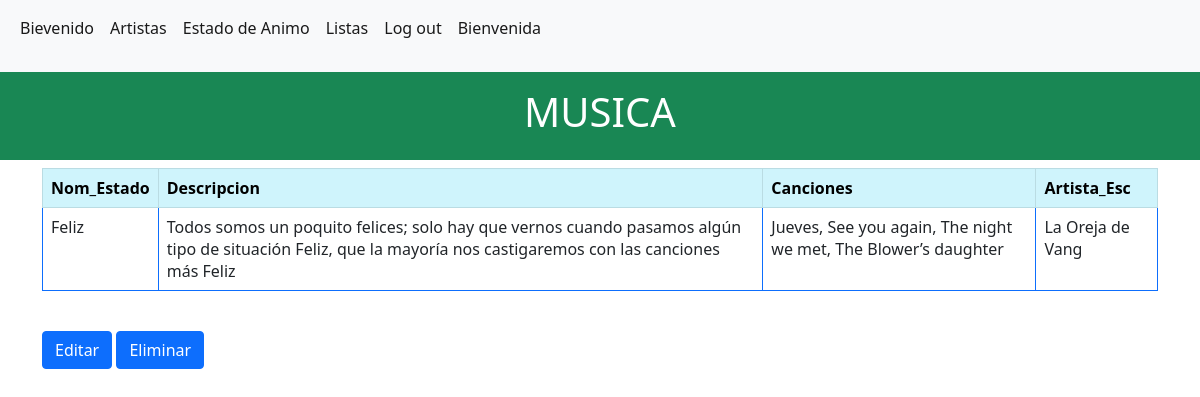
/musica/estado_animo/2 (signed in), run on the app's committed database.
### musica/models.py (models this page shows, shortened)
class EstadoAnimo(models.Model):
    Nom_Estado = models.CharField(max_length=10)
    Descripcion = models.TextField(max_length=1000)
    Canciones = models.CharField(max_length=2000)
    Artista_Esc = models.CharField(max_length=30)

### musica/views.py (the view)
# urls.py: path('estado_animo/<int:pk>', estadoAnimPageDetail.as_view(),
class estadoAnimPageDetail(DetailView):
    template_name = 'estado_animo_detalle.html'
    model = EstadoAnimo
    context_object_name = 'Todo_EstadoAnim'

### musica/templates/estado_animo_detalle.html
{% extends 'base.html' %}{% block content %}
<div class="p-3 mb-2 bg-success text-white">
    <h1><center> MUSICA </center></h1>
</div>
<div class="container">
    <table class= "table table-bordered border-primary">
        <tr class= "table-info">
            <th> Nom_Estado </th>
            <th> Descripcion </th>
            <th> Canciones </th>
            <th> Artista_Esc </th>
        </tr>
        <tr>
            <td> {{Todo_EstadoAnim.Nom_Estado}}</td>
            <td> {{Todo_EstadoAnim.Descripcion}} </td>
            <td> {{Todo_EstadoAnim.Canciones}}</td>
            <td> {{Todo_EstadoAnim.Artista_Esc}}</td>
        </tr>
    </table>
    <br>
    <div>
        <a class="btn btn-primary btn-xs" href="{% url 'estado_animo_editar' Todo_EstadoAnim.pk %}"> Editar </a>
        <a class="btn btn-primary btn-xs" href="{% url 'estado_animo_eliminar' Todo_EstadoAnim.pk %}"> Eliminar </a>
    </div>
</div>
{% endblock content %}

### data on the page
EstadoAnimo: Nom_Estado "Feliz", Descripcion "Todos somos un poquito felices; solo hay que vernos cuando pasamos algún tipo de situación Feliz, que la mayoría nos castigaremos con las canciones más Feliz", Canciones "Jueves, See you again, The night we met, The Blower’s daughter", Artista_Esc "La Oreja de Vang"
